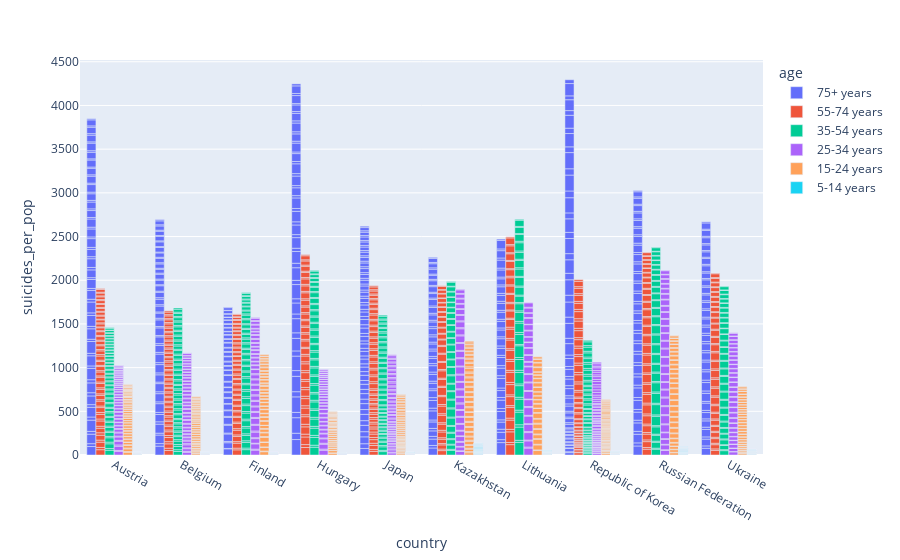

Notebook source saved alongside this figure:
### Markdown cell above
Now a plot of the suicide rate with respect to age, then sex followed by year.

### Code cell
px.bar(top_10SuicideCountries,x =top_10SuicideCountries.country, y = top_10SuicideCountries.suicides_per_pop,color=top_10SuicideCountries.age, barmode = 'group')

### Figure 1 — Plotly figure (JSON) as saved in the notebook; plotly's stock layout.template omitted (floating-point values rounded to 4 significant figures; data arrays with more than 128 entries replaced by an {"elided": "..."} marker saying what was removed)
{"data": [{"alignmentgroup": "True", "hovertemplate": "age=75+ years<br>country=%{x}<br>suicides_per_pop=%{y}<extra></extra>", "legendgroup": "75+ years", "marker": {"color": "#636efa", "pattern": {"shape": ""}}, "name": "75+ years", "offsetgroup": "75+ years", "orientation": "v", "showlegend": true, "textposition": "auto", "type": "bar", "x": {"elided": "566 str values"}, "xaxis": "x", "y": {"elided": "566 float values"}, "yaxis": "y"}, {"alignmentgroup": "True", "hovertemplate": "age=55-74 years<br>country=%{x}<br>suicides_per_pop=%{y}<extra></extra>", "legendgroup": "55-74 years", "marker": {"color": "#EF553B", "pattern": {"shape": ""}}, "name": "55-74 years", "offsetgroup": "55-74 years", "orientation": "v", "showlegend": true, "textposition": "auto", "type": "bar", "x": {"elided": "566 str values"}, "xaxis": "x", "y": {"elided": "566 float values"}, "yaxis": "y"}, {"alignmentgroup": "True", "hovertemplate": "age=35-54 years<br>country=%{x}<br>suicides_per_pop=%{y}<extra></extra>", "legendgroup": "35-54 years", "marker": {"color": "#00cc96", "pattern": {"shape": ""}}, "name": "35-54 years", "offsetgroup": "35-54 years", "orientation": "v", "showlegend": true, "textposition": "auto", "type": "bar", "x": {"elided": "566 str values"}, "xaxis": "x", "y": {"elided": "566 float values"}, "yaxis": "y"}, {"alignmentgroup": "True", "hovertemplate": "age=25-34 years<br>country=%{x}<br>suicides_per_pop=%{y}<extra></extra>", "legendgroup": "25-34 years", "marker": {"color": "#ab63fa", "pattern": {"shape": ""}}, "name": "25-34 years", "offsetgroup": "25-34 years", "orientation": "v", "showlegend": true, "textposition": "auto", "type": "bar", "x": {"elided": "566 str values"}, "xaxis": "x", "y": {"elided": "566 float values"}, "yaxis": "y"}, {"alignmentgroup": "True", "hovertemplate": "age=15-24 years<br>country=%{x}<br>suicides_per_pop=%{y}<extra></extra>", "legendgroup": "15-24 years", "marker": {"color": "#FFA15A", "pattern": {"shape": ""}}, "name": "15-24 years", "offsetgroup": "15-24 years", "orientation": "v", "showlegend": true, "textposition": "auto", "type": "bar", "x": {"elided": "566 str values"}, "xaxis": "x", "y": {"elided": "566 float values"}, "yaxis": "y"}, {"alignmentgroup": "True", "hovertemplate": "age=5-14 years<br>country=%{x}<br>suicides_per_pop=%{y}<extra></extra>", "legendgroup": "5-14 years", "marker": {"color": "#19d3f3", "pattern": {"shape": ""}}, "name": "5-14 years", "offsetgroup": "5-14 years", "orientation": "v", "showlegend": true, "textposition": "auto", "type": "bar", "x": {"elided": "560 str values"}, "xaxis": "x", "y": {"elided": "560 float values"}, "yaxis": "y"}], "layout": {"barmode": "group", "legend": {"title": {"text": "age"}, "tracegroupgap": 0}, "margin": {"t": 60}, "xaxis": {"anchor": "y", "domain": [0, 1], "title": {"text": "country"}}, "yaxis": {"anchor": "x", "domain": [0, 1], "title": {"text": "suicides_per_pop"}}}}
